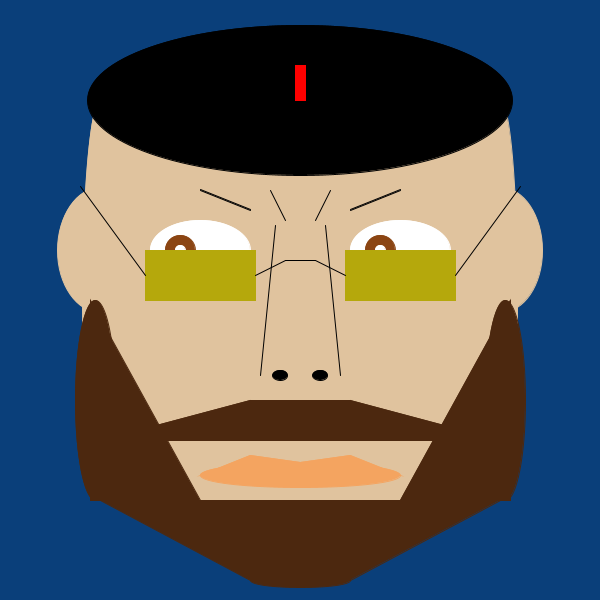
Frame 1 (no input)
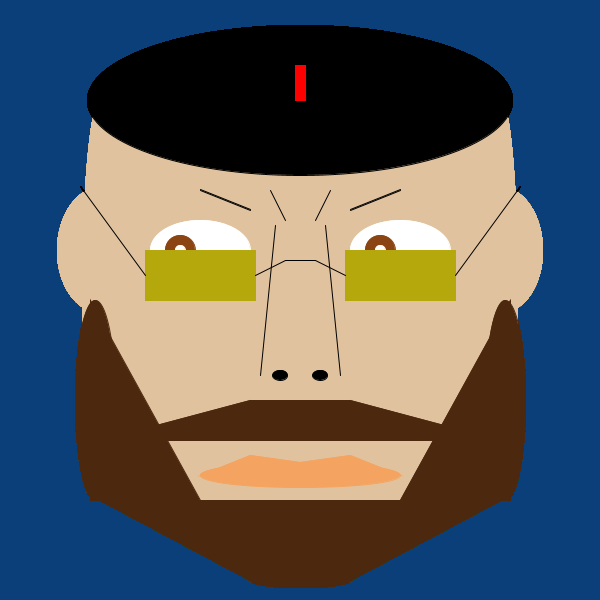
Frame 60 (the mouse pressed at the canvas centre just before this capture)
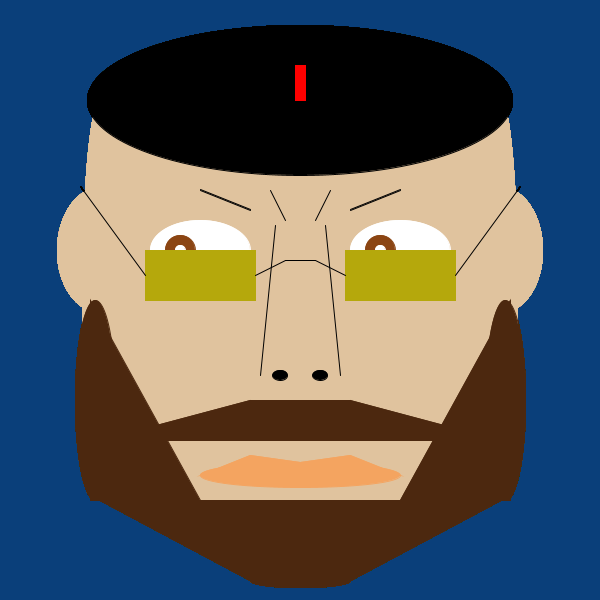
Frame 120 (the mouse held since frame 60 and released just before this capture)

The Processing sketch that drew these frames (run headless with seeded random() and noise(); from frame 60 on, the mouse is pressed at the canvas centre):

// Processing sketch: processing_116330
// ── processing_116330.pde


void setup (){
  size (600,600);
  background (10,63,122);
}

void draw (){
 //la base de la cara
  fill (224,195,158);
  rect (100,100,400,400);
  stroke (224,195,158);
  fill (224,195,158);
  ellipse (100,300,35,400);
  ellipse (500,300,35,400);
  stroke (#4C280F);
  fill (#4C280F);
  triangle (100,500,250,500,250,580);
  triangle (500,500,350,500,350,580);
  ellipse (300,580,100,15);
  rect (250,500,100,80);
  
 //boina
  fill (0,0,0);
  stroke (0,0,0);
  ellipse (300,100,425,150);
  fill(255,0,0);
  stroke (255,0,0);
  rect (295,65,10,35);
  
 //orelles
  stroke (224,195,158);
  fill (224,195,158);
  ellipse (100,250,85,125);
  ellipse (500,250,85,125);
    
 //ulls
   fill (255,255,255);
   stroke (255,255,255);
   ellipse (200,250,100,60);
   ellipse (400,250,100,60);
   fill(#8B4513);
   stroke (#8B4513);
   ellipse (180,250,30,30);
   ellipse (380,250,30,30);
   fill(255,255,255);
   stroke(255,255,255);
   ellipse (180,250,10,10);
   ellipse (380,250,10,10);
   
 //nas
   stroke (0,0,0);
   line (275,225,260,375);
   line (325,225,340,375);
   fill (0,0,0);
   ellipse (280,375,15,10);
   ellipse (320,375,15,10);
   
  //ulleres
    stroke (#B5A80C );
    fill(#B5A80C );
    rect (145,250,110,50);
    rect (345,250,110,50);
    stroke(0,0,0);
    line (255,275,285,260);
    line (345,275,315,260);
    line (315,260,285,260);
    line (145,275,80,186);
    line (455,275,520,186);
    
  //celles       
    line (200,190,250,210);
    line (200,189,250,209);
    line (400,190,350,210);
    line (400,189,350,209);
    line (270,190,285,220);
    line (330,190,315,220);   
    
    //boca
    stroke(#F4A460);
    fill (#F4A460);
    ellipse (300,475,200,25);
    triangle (200,475,250,455,300,462);
    triangle (400,475,350,455,300,462);
   
    //barba
    fill (#4C280F);
    stroke (#4C280F);
    ellipse (95,400,40,200);
    triangle ( 90,500,90,300,200,500);
    rect (250,400,100,40);
    triangle (250,400,250,440,100,440);
    ellipse ( 505,400,40,200);
    triangle (510,500,510,300,400,500);
    triangle (350,400,350,440,500,440);
    
  
  
  
  
  
}
